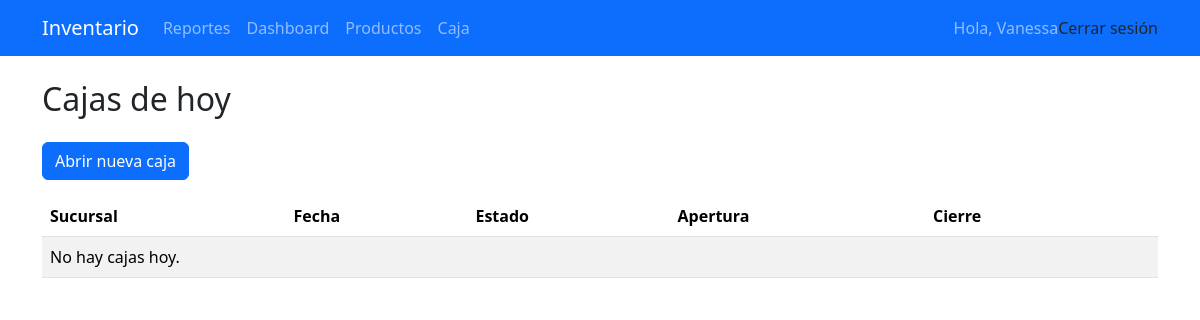
Before: /caja/ (signed in) with the older database file.
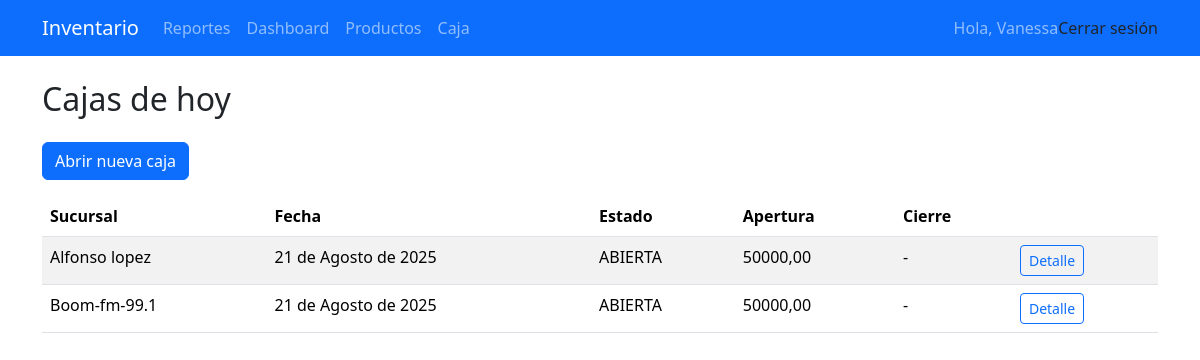
After: the same page with the newer database file.
### inventario/models.py (models this page shows, shortened)
class Caja(models.Model):
    ESTADOS = (
        ('ABIERTA', 'ABIERTA'),
        ('CERRADA', 'CERRADA'),
    )
    sucursal = models.ForeignKey(Sucursal, on_delete=models.CASCADE, related_name='cajas')
    fecha = models.DateField(default=date.today)
    apertura_monto = models.DecimalField(max_digits=12, decimal_places=2)
    cierre_monto = models.DecimalField(max_digits=12, decimal_places=2, null=True, blank=True)
    estado = models.CharField(max_length=10, choices=ESTADOS, default='ABIERTA')
    apertura_usuario = models.ForeignKey(User, on_delete=models.PROTECT, related_name='cajas_abiertas')
    cierre_usuario = models.ForeignKey(User, on_delete=models.PROTECT, related_name='cajas_cerradas', null=True, blank=True)
    creado_en = models.DateTimeField(auto_now_add=True)
    class Meta:
        unique_together = ('sucursal', 'fecha', 'estado')

class Sucursal(models.Model):
    nombre = models.CharField(max_length=100, unique=True)
    direccion = models.CharField(max_length=200, blank=True, null=True)
    telefono = models.CharField(max_length=20, blank=True, null=True)
    def __str__(self):
        return self.nombre

### inventario/views_caja.py (the view)
# urls.py: path('caja/', views_caja.caja_estado, name='caja_estado'),
@login_required
def caja_estado(request):
    rol, sucursales = role_and_sucursales(request.user)
    cajas = Caja.objects.filter(sucursal__in=sucursales, fecha=timezone.now().date()).order_by('-creado_en')
    return render(request, 'inventario/caja_estado.html', {
        'cajas': cajas,
        'rol': rol
    })

### inventario/context_processors.py (called while the page is built)
def role_context(request):
    role = None
    if request.user.is_authenticated:
        perfil = getattr(request.user, 'perfil', None)
        role = getattr(perfil, 'rol', None)
    return {'role': role}

### inventario/permissions.py (called while the page is built)
def role_and_sucursales(user):
    perfil = getattr(user, 'perfil', None)
    if not perfil:
        return None, []
    if perfil.rol in ['Administrador', 'Subadministrador']:
        return perfil.rol, list(Sucursal.objects.all())
    elif perfil.sucursal:
        return perfil.rol, [perfil.sucursal]
    else:
        return perfil.rol, []

### templates/inventario/caja_estado.html (shortened to what this page needs)
{% extends "base.html" %}
{% block content %}
<h2 class="mb-4">Cajas de hoy</h2>
<a class="btn btn-primary mb-3" href="{% url 'caja_abrir' %}">Abrir nueva caja</a>
<table class="table table-striped">
  <thead>
    <tr>
      <th>Sucursal</th>
      <th>Fecha</th>
      <th>Estado</th>
      <th>Apertura</th>
      <th>Cierre</th>
      <th></th>
    </tr>
  </thead>
  <tbody>
  {% for c in cajas %}
    <tr>
      <td>{{ c.sucursal }}</td>
      <td>{{ c.fecha }}</td>
      <td>{{ c.estado }}</td>
      <td>{{ c.apertura_monto }}</td>
      <td>{{ c.cierre_monto|default:"-" }}</td>
      <td>
        <a class="btn btn-sm btn-outline-primary" href="{% url 'caja_detalle' c.id %}">Detalle</a>
      </td>
    </tr>
  {% empty %}
    <tr><td colspan="6">No hay cajas hoy.</td></tr>
  {% endfor %}
  </tbody>
</table>
{% endblock %}

### templates/base.html (shortened to what this page needs)
<!DOCTYPE html>
<html lang="es">
<head>
  <link
    rel="stylesheet"
    href="https://cdn.jsdelivr.net/npm/bootstrap@5.3.3/dist/css/bootstrap.min.css"
  />
</head>
<body>
  <nav class="navbar navbar-expand-lg navbar-dark bg-primary">
    <div class="container">
      <a class="navbar-brand" href="{% url 'home' %}">Inventario</a>
      <div class="collapse navbar-collapse">
        <ul class="navbar-nav me-auto">
        {% if user.is_authenticated and role in "Administrador Subadministrador Supervisión" %}
        <li class="nav-item"><a class="nav-link" href="{% url 'reportes_home' %}">Reportes</a></li>
        <li class="nav-item"><a class="nav-link" href="{% url 'reportes_dashboard' %}">Dashboard</a></li>
        {% endif %}
          {% if user.is_authenticated %}
            <li class="nav-item">
              <a class="nav-link" href="{% url 'producto_list' %}">Productos</a>
            </li>
            <li class="nav-item">
              <a class="nav-link" href="{% url 'caja_estado' %}">Caja</a>
            </li>
          {% endif %}
        </ul>
        <ul class="navbar-nav ms-auto">
          {% if user.is_authenticated %}
            <li class="nav-item">
              <span class="navbar-text">Hola, {{ user.username }}</span>
            </li>
            <form method="post" action="{% url 'logout' %}">
  <button type="submit" class="dropdown-item">Cerrar sesión</button>
</form>
          {% else %}
            <li class="nav-item">
              <a class="nav-link" href="{% url 'login' %}">Iniciar sesión</a>
            </li>
          {% endif %}
        </ul>
      </div>
    </div>
  </nav>
  <main class="container py-4">
    {% block content %}{% endblock %}
  </main>
</body>
</html>

Changed rows visible on the page:
added Caja: sucursal "Alfonso lopez", fecha "21 de Agosto de 2025", estado "ABIERTA", apertura_monto "50000,00", cierre_monto "-"
added Caja: sucursal "Boom-fm-99.1", fecha "21 de Agosto de 2025", estado "ABIERTA", apertura_monto "50000,00", cierre_monto "-"
Other visible differences:
text no longer shown: "No hay cajas hoy."
